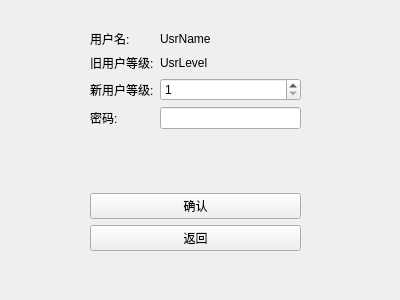
<?xml version="1.0" encoding="UTF-8"?>
<ui version="4.0">
 <class>UsrManagerUI_modifylevel</class>
 <widget class="QWidget" name="UsrManagerUI_modifylevel">
  <property name="windowModality">
   <enum>Qt::ApplicationModal</enum>
  </property>
  <property name="geometry">
   <rect>
    <x>0</x>
    <y>0</y>
    <width>400</width>
    <height>300</height>
   </rect>
  </property>
  <property name="windowTitle">
   <string>Form</string>
  </property>
  <widget class="QWidget" name="formLayoutWidget">
   <property name="geometry">
    <rect>
     <x>80</x>
     <y>20</y>
     <width>231</width>
     <height>241</height>
    </rect>
   </property>
   <layout class="QFormLayout" name="formLayout">
    <property name="leftMargin">
     <number>10</number>
    </property>
    <property name="topMargin">
     <number>10</number>
    </property>
    <property name="rightMargin">
     <number>10</number>
    </property>
    <property name="bottomMargin">
     <number>10</number>
    </property>
    <item row="1" column="0">
     <widget class="QLabel" name="label_4">
      <property name="text">
       <string>旧用户等级:</string>
      </property>
     </widget>
    </item>
    <item row="3" column="0">
     <widget class="QLabel" name="label_3">
      <property name="text">
       <string>密码:</string>
      </property>
     </widget>
    </item>
    <item row="4" column="0">
     <spacer name="verticalSpacer">
      <property name="orientation">
       <enum>Qt::Vertical</enum>
      </property>
      <property name="sizeHint" stdset="0">
       <size>
        <width>20</width>
        <height>40</height>
       </size>
      </property>
     </spacer>
    </item>
    <item row="7" column="0" colspan="2">
     <widget class="QPushButton" name="pbBack">
      <property name="text">
       <string>返回</string>
      </property>
     </widget>
    </item>
    <item row="0" column="0">
     <widget class="QLabel" name="label">
      <property name="text">
       <string>用户名:</string>
      </property>
     </widget>
    </item>
    <item row="0" column="1">
     <widget class="QLabel" name="lbUsrName">
      <property name="text">
       <string>UsrName</string>
      </property>
     </widget>
    </item>
    <item row="3" column="1">
     <widget class="QLineEdit" name="lePWD"/>
    </item>
    <item row="6" column="0" colspan="2">
     <widget class="QPushButton" name="pbModifyLevel">
      <property name="text">
       <string>确认</string>
      </property>
     </widget>
    </item>
    <item row="4" column="1">
     <spacer name="horizontalSpacer">
      <property name="orientation">
       <enum>Qt::Horizontal</enum>
      </property>
      <property name="sizeHint" stdset="0">
       <size>
        <width>40</width>
        <height>20</height>
       </size>
      </property>
     </spacer>
    </item>
    <item row="2" column="0">
     <widget class="QLabel" name="label_5">
      <property name="text">
       <string>新用户等级:</string>
      </property>
     </widget>
    </item>
    <item row="1" column="1">
     <widget class="QLabel" name="lbUsrOldLevel">
      <property name="text">
       <string>UsrLevel</string>
      </property>
     </widget>
    </item>
    <item row="2" column="1">
     <widget class="QSpinBox" name="sbUsrNewLevel">
      <property name="minimum">
       <number>1</number>
      </property>
      <property name="maximum">
       <number>199</number>
      </property>
     </widget>
    </item>
   </layout>
  </widget>
 </widget>
 <tabstops>
  <tabstop>sbUsrNewLevel</tabstop>
  <tabstop>lePWD</tabstop>
  <tabstop>pbModifyLevel</tabstop>
  <tabstop>pbBack</tabstop>
 </tabstops>
 <resources/>
 <connections/>
</ui>
